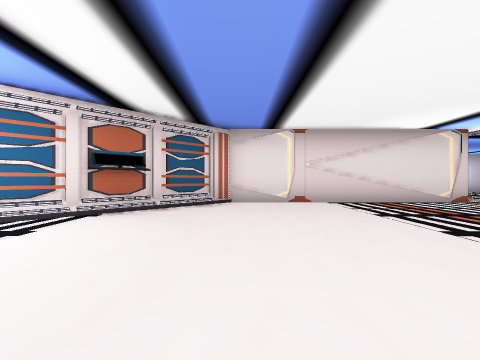
view 1 (above)

24 first-person views from a walk through a scene from a Unity 3-D project. The camera is 1.3 m above the floor, looks level and sees 80° across. The floor is counted in squares, 2.35 m on a side. Each view is taken from the middle of a square. On the plan, view 1 faces up. The plan holds only what a view shows up to about 9 squares ahead; the rest is blank. The place goes on beyond the plan. The player is left out. Some animated figures are not drawn. Door leaves are left out, so doorways stand open.

view 2
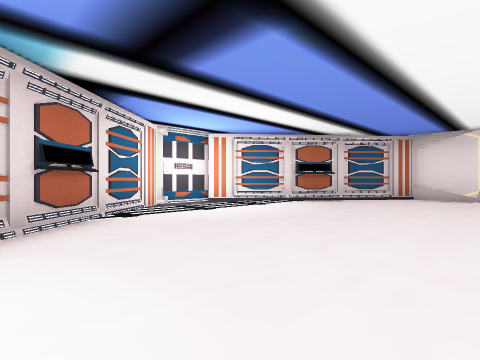

view 3
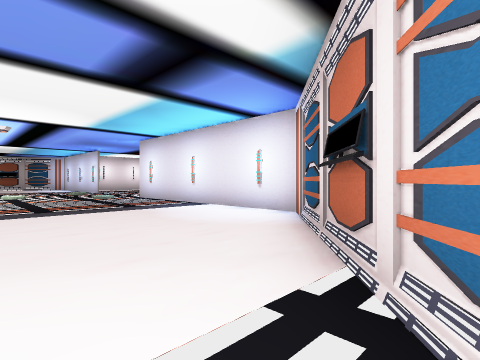

view 4
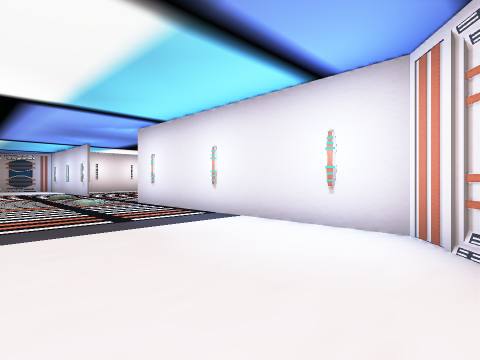

view 5
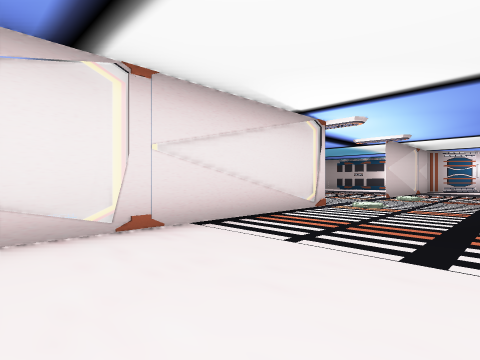

view 6
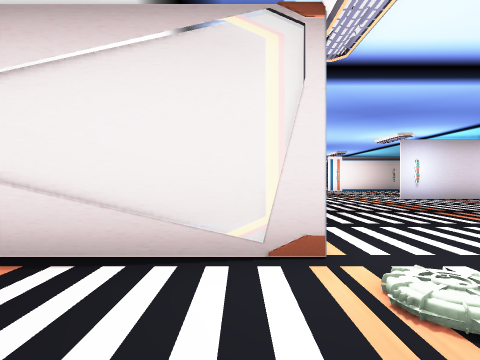

view 7
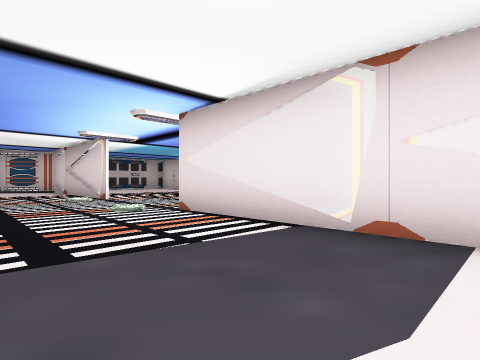

view 8
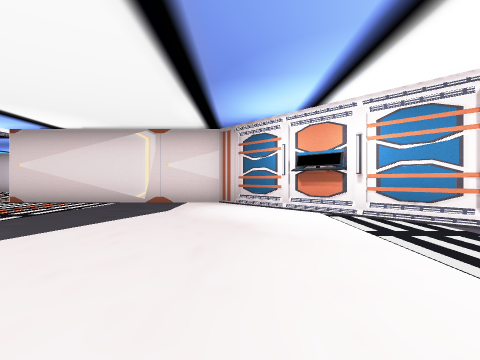

view 9
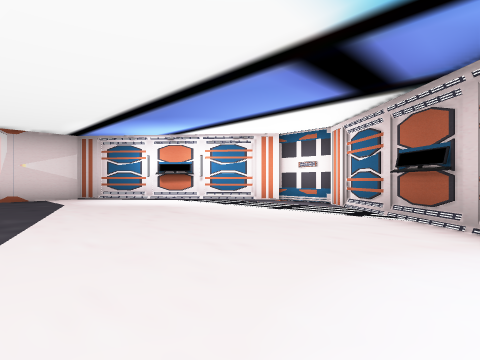

view 10
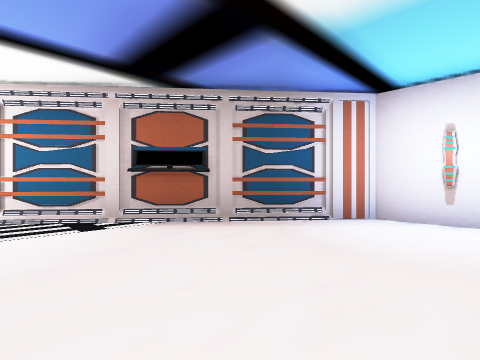

view 11
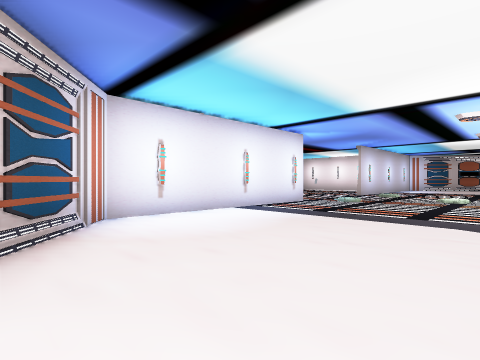

view 12
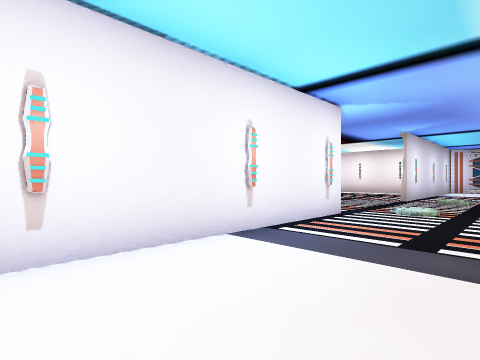

view 13
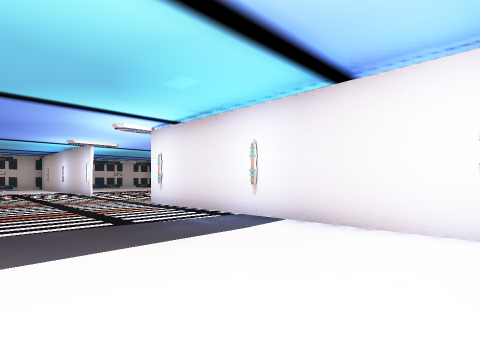

view 14
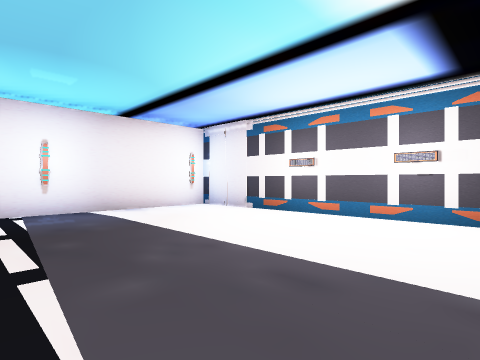

view 15
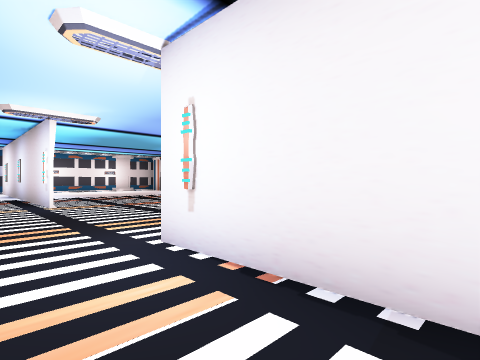

view 16
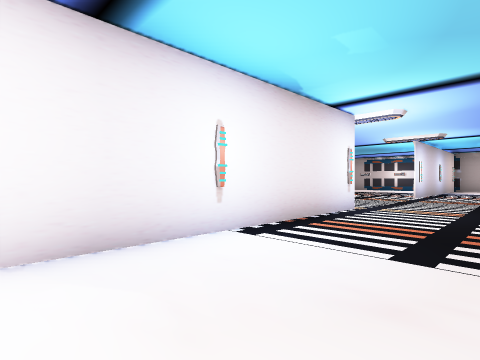

view 17
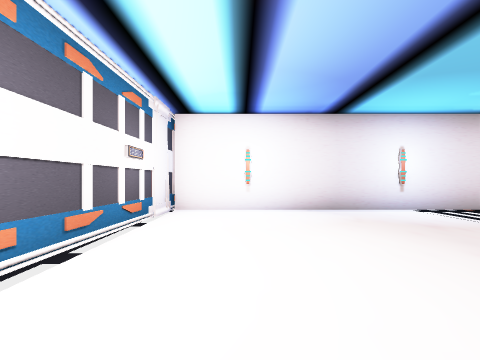

view 18
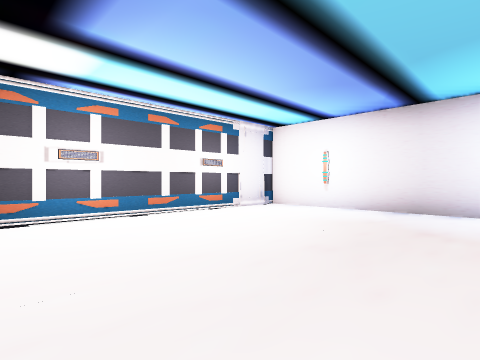

view 19
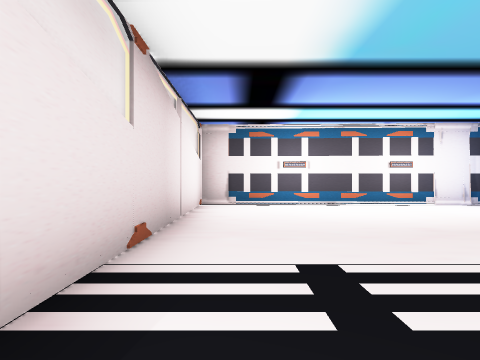

view 20
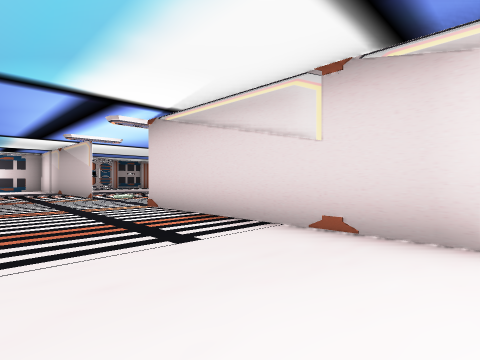

view 21
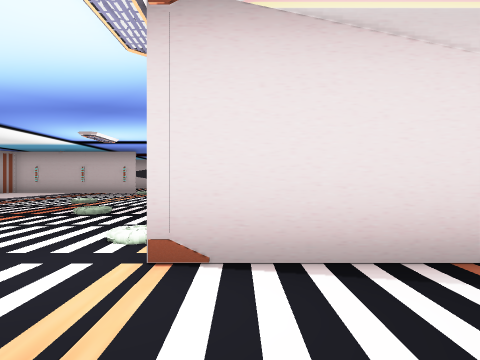

view 22
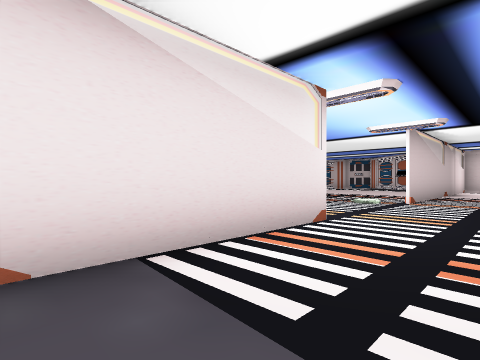

view 23
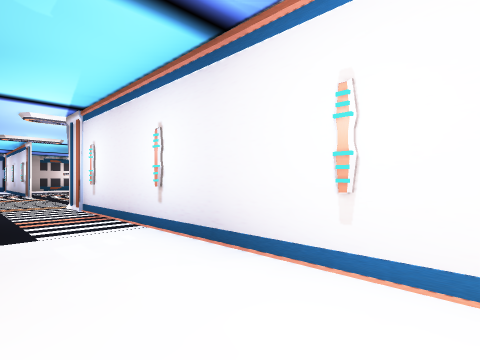

view 24
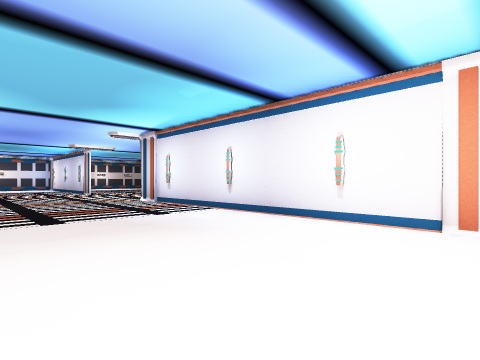

### Floor plan
Points are (right, up) in squares from view 1. A wall is a line through its corners. A room is listed if a view was taken in it or the views show most of it. See-through windows are left out.
Room 1 (views 1, 2, 3, 4, 5, 6, 7, 8, 9, 10, 11, 12, 13, 14, 15, 16, 17, 18, 19, 20, 21, 22, 23, 24)
walls: (5.6, 7) (-0.3, 7) (-4, 2.7) (-4, 1.3) (-0.2, -3.2) (1.5, -3.2); (9.2, 7.1) (12.9, 7.1); (5.5, 13.3) (-2.3, 13.3) (-2.5, 7.1) (5.6, 7.1); (16.3, 8.3) (16.1, 13.3) (9.6, 13.3); (9.4, -3.2) (14.5, -3.2) (18.3, 1.2) (18.3, 2.6) (14.5, 7) (9.3, 7); (4.4, -3.2) (5.8, -3.2); (-1.7, 13.4) (5.5, 13.4)

Where each view was taken, in squares from view 1:
view 1: 0 up, 0 right, facing up
view 2: 2 down, 2 right, facing up-left
view 3: 1 up, 3 left, facing down-right
view 4: 0 up, 1 left, facing down-right
view 5: 4 up, 0 right, facing up-right
view 6: 5 up, 5 right, facing up
view 7: 4 up, 14 right, facing up-left
view 8: 0 up, 15 right, facing up
view 9: 2 down, 12 right, facing up-right
view 10: 1 up, 13 right, facing down-right
view 11: 1 up, 16 right, facing down-left
view 12: 1 down, 14 right, facing down-left
view 13: 10 up, 16 right, facing up-left
view 14: 8 up, 12 right, facing up-right
view 15: 12 up, 12 right, facing up-left
view 16: 11 up, 0 right, facing up-right
view 17: 8 up, 1 left, facing up
view 18: 8 up, 2 right, facing up-left
view 19: 8 up, 4 right, facing left
view 20: 10 up, 0 right, facing down-right
view 21: 9 up, 5 right, facing down
view 22: 9 up, 13 right, facing down-left
view 23: 15 up, 1 left, facing down-right
view 24: 17 up, 2 left, facing down-right
